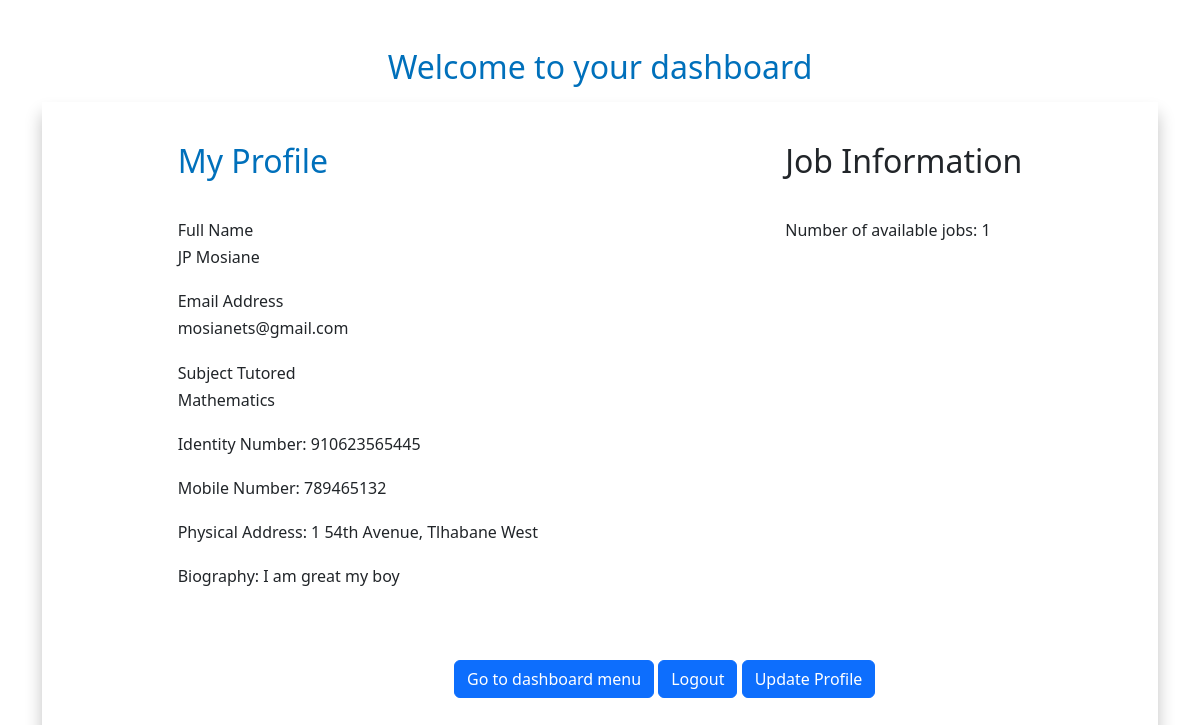
The app's page /dashboard (signed in) with its own data.
### greatmindzapp/models.py (models this page shows, shortened)
class Tutor(AbstractBaseUser):
    email = models.EmailField(verbose_name="email address", max_length = 50, unique = True)
    first_name = models.CharField(verbose_name="first name",max_length=100)
    last_name = models.CharField(verbose_name="last name",max_length=100)
    gender = models.ForeignKey(Gender, on_delete=models.CASCADE, null=True)
    age = models.CharField(verbose_name="last name",max_length=100)
    sa_citizen = models.ForeignKey(Citizen, on_delete=models.CASCADE, null=True)
    id_no = models.CharField(verbose_name="id number",max_length=20, null=True)
    mobile_number = models.CharField(verbose_name="mobile number", max_length=15)
    subject_tutored = models.CharField(verbose_name="subject tutored", max_length=30)
    can_tutor_online = models.ForeignKey(CanTutorOnline, on_delete=models.CASCADE, null=True)
    street_address = models.CharField(max_length=100)
    suburb = models.CharField(max_length=100, blank=True)
    town = models.CharField(max_length=100, blank = True)
    province = models.ForeignKey(Province, on_delete=models.CASCADE, null=True)
    bio = models.TextField(verbose_name="biography", max_length=500)
    highest_qualification = models.CharField(max_length=50, null=True)
    undergrad_finished = models.ForeignKey(UnderGrad, on_delete=models.CASCADE, null=True)
    profile_pic = models.ImageField(null = True, blank = True, upload_to='images/')
    date_joined = models.DateField(auto_now_add=True)
    last_login = models.DateTimeField(verbose_name="last login", auto_now=True)
    is_staff = models.BooleanField(default=True)
    is_admin = models.BooleanField(default=True)
    is_active = models.BooleanField(default=False)
    is_approved = models.BooleanField(default= True)
    is_superuser = models.BooleanField(default=True)
    objects = TutorManager()
    USERNAME_FIELD = 'email'
    REQUIRED_FIELDS = ['first_name', 'last_name', 'mobile_number', 'bio',
                       'subject_tutored', 'street_address','suburb','town', 'profile_pic']

### greatmindzapp/views.py (the view)
# urls.py: path('dashboard', views.dashboard, name = 'dashboard'),
def dashboard(request):
    validcolor = JobStatus.objects.first()
    validjobs = validcolor.gettutor_set.all()
    number_of_jobs = validjobs.count()
    return render(request, "tutordashboard.html", {'valid_jobs':validjobs, 'number_of_jobs':number_of_jobs})

### greatmindzapp/templates/tutordashboard.html (shortened to what this page needs)
<!DOCTYPE html>
<html lang="en">
    <head>
        <link href="https://cdn.jsdelivr.net/npm/bootstrap@5.3.2/dist/css/bootstrap.min.css" rel="stylesheet" >
        <link rel="stylesheet" href="https://cdnjs.cloudflare.com/ajax/libs/font-awesome/6.4.2/css/all.min.css"
 />
    </head>
    <body>
        {%if user.is_authenticated%}
        <div class="container">
              <h2 class="text-center mt-5" style="color:#0070BB"> Welcome to your dashboard</h2>
              <div class=" main-div container d-flex flex-column mt-3" >
                <div class="d-flex flex-row justify-content-around">
                    <div id="profile">
                        <h2 class="profile-heading">My Profile</h2>
                        <h6>Full Name</h6>
                        <h6 class="profile-line">{{user.first_name}} {{user.last_name}}</h6>
                        <h6>Email Address</h6>
                        <h6 class="profile-line">{{user.email}}</h6>
                        <h6>Subject Tutored</h6>
                        <h6 class="profile-line"> {{user.subject_tutored}}</h6>
                        <h6 class="profile-line">Identity Number: {{user.id_no}}</h6>
                        <h6 class="profile-line">Mobile Number: {{user.mobile_number}}</h6>
                        <h6 class="profile-line">Physical Address: {{user.street_address}}, {{user.suburb}}</h6>
                        <h6 class="profile-line">Biography: {{user.bio}}</h6>
                    </div>
                    <div id="job Information">
                        <h2 style="margin:40px 0px;">Job Information</h2>
                        <h6>Number of available jobs: {{number_of_jobs}}</h6>
                    </div>
                </div>
                <div class="mt-5">
                    <a style = "margin-left: 400px;margin-bottom: 60px;" class="btn btn-primary" data-bs-toggle="offcanvas" href="#dashboardmenu" role="button" aria-controls="dashboardmenu">
                        Go to dashboard menu
                    </a>
                    <a style = "margin-bottom:60px;" class="btn btn-primary" href="{%url 'logout'%}">Logout</a>
                    <a style = "margin-bottom:60px;" class="btn btn-primary" href="{% url 'update_profile' %}">Update Profile</a>
                </div>
              </div>
              {%endif%}
            </div>
    </body>

### greatmindzapp/templates/tutordashboard.html (style rules this page uses)
.main-div { box-shadow: 0 12px 16px 0 rgba(0,0,0,0.24); }
.profile-heading { margin: 40px 0px; color: #0070BB; }
.profile-line { margin-bottom:25px; }

### records on screen
Tutor: first_name "JP", last_name "Mosiane", email "mosianets@gmail.com", subject_tutored "Mathematics", id_no "910623565445", mobile_number "789465132", street_address "1 54th Avenue", suburb "Tlhabane West", bio "I am great my boy"

### other values on screen
{{ number_of_jobs }} "1"
